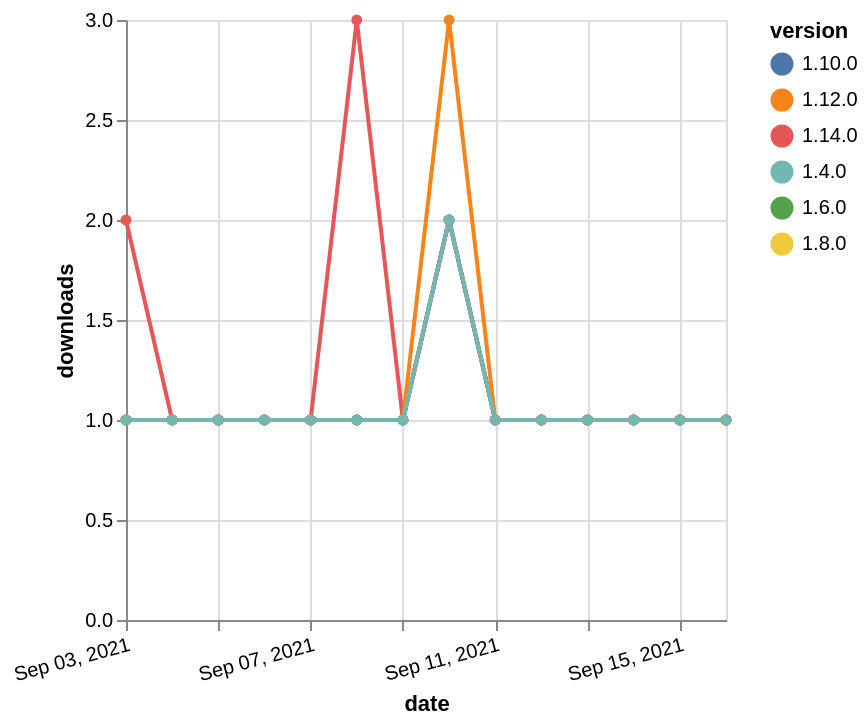

This figure's Vega-Lite source:
### Vega-Lite specification from a JSON file in a GitHub repository (floating-point values rounded to 4 significant figures)
{"$schema": "https://vega.github.io/schema/vega-lite/v5.json", "description": "A simple bar chart with embedded data.", "data": {"values": [{"date": "2021-09-03", "total": 200, "delta": 1, "version": "1.6.0"}, {"date": "2021-09-04", "total": 201, "delta": 1, "version": "1.6.0"}, {"date": "2021-09-05", "total": 202, "delta": 1, "version": "1.6.0"}, {"date": "2021-09-06", "total": 203, "delta": 1, "version": "1.6.0"}, {"date": "2021-09-07", "total": 204, "delta": 1, "version": "1.6.0"}, {"date": "2021-09-08", "total": 205, "delta": 1, "version": "1.6.0"}, {"date": "2021-09-09", "total": 206, "delta": 1, "version": "1.6.0"}, {"date": "2021-09-10", "total": 208, "delta": 2, "version": "1.6.0"}, {"date": "2021-09-11", "total": 209, "delta": 1, "version": "1.6.0"}, {"date": "2021-09-12", "total": 210, "delta": 1, "version": "1.6.0"}, {"date": "2021-09-13", "total": 211, "delta": 1, "version": "1.6.0"}, {"date": "2021-09-14", "total": 212, "delta": 1, "version": "1.6.0"}, {"date": "2021-09-15", "total": 213, "delta": 1, "version": "1.6.0"}, {"date": "2021-09-16", "total": 214, "delta": 1, "version": "1.6.0"}, {"date": "2021-09-03", "total": 188, "delta": 1, "version": "1.8.0"}, {"date": "2021-09-04", "total": 189, "delta": 1, "version": "1.8.0"}, {"date": "2021-09-05", "total": 190, "delta": 1, "version": "1.8.0"}, {"date": "2021-09-06", "total": 191, "delta": 1, "version": "1.8.0"}, {"date": "2021-09-07", "total": 192, "delta": 1, "version": "1.8.0"}, {"date": "2021-09-08", "total": 193, "delta": 1, "version": "1.8.0"}, {"date": "2021-09-09", "total": 194, "delta": 1, "version": "1.8.0"}, {"date": "2021-09-10", "total": 196, "delta": 2, "version": "1.8.0"}, {"date": "2021-09-11", "total": 197, "delta": 1, "version": "1.8.0"}, {"date": "2021-09-12", "total": 198, "delta": 1, "version": "1.8.0"}, {"date": "2021-09-13", "total": 199, "delta": 1, "version": "1.8.0"}, {"date": "2021-09-14", "total": 200, "delta": 1, "version": "1.8.0"}, {"date": "2021-09-15", "total": 201, "delta": 1, "version": "1.8.0"}, {"date": "2021-09-16", "total": 202, "delta": 1, "version": "1.8.0"}, {"date": "2021-09-03", "total": 170, "delta": 1, "version": "1.10.0"}, {"date": "2021-09-04", "total": 171, "delta": 1, "version": "1.10.0"}, {"date": "2021-09-05", "total": 172, "delta": 1, "version": "1.10.0"}, {"date": "2021-09-06", "total": 173, "delta": 1, "version": "1.10.0"}, {"date": "2021-09-07", "total": 174, "delta": 1, "version": "1.10.0"}, {"date": "2021-09-08", "total": 175, "delta": 1, "version": "1.10.0"}, {"date": "2021-09-09", "total": 176, "delta": 1, "version": "1.10.0"}, {"date": "2021-09-10", "total": 178, "delta": 2, "version": "1.10.0"}, {"date": "2021-09-11", "total": 179, "delta": 1, "version": "1.10.0"}, {"date": "2021-09-12", "total": 180, "delta": 1, "version": "1.10.0"}, {"date": "2021-09-13", "total": 181, "delta": 1, "version": "1.10.0"}, {"date": "2021-09-14", "total": 182, "delta": 1, "version": "1.10.0"}, {"date": "2021-09-15", "total": 183, "delta": 1, "version": "1.10.0"}, {"date": "2021-09-16", "total": 184, "delta": 1, "version": "1.10.0"}, {"date": "2021-09-03", "total": 128, "delta": 2, "version": "1.14.0"}, {"date": "2021-09-04", "total": 129, "delta": 1, "version": "1.14.0"}, {"date": "2021-09-05", "total": 130, "delta": 1, "version": "1.14.0"}, {"date": "2021-09-06", "total": 131, "delta": 1, "version": "1.14.0"}, {"date": "2021-09-07", "total": 132, "delta": 1, "version": "1.14.0"}, {"date": "2021-09-08", "total": 135, "delta": 3, "version": "1.14.0"}, {"date": "2021-09-09", "total": 136, "delta": 1, "version": "1.14.0"}, {"date": "2021-09-10", "total": 138, "delta": 2, "version": "1.14.0"}, {"date": "2021-09-11", "total": 139, "delta": 1, "version": "1.14.0"}, {"date": "2021-09-12", "total": 140, "delta": 1, "version": "1.14.0"}, {"date": "2021-09-13", "total": 141, "delta": 1, "version": "1.14.0"}, {"date": "2021-09-14", "total": 142, "delta": 1, "version": "1.14.0"}, {"date": "2021-09-15", "total": 143, "delta": 1, "version": "1.14.0"}, {"date": "2021-09-16", "total": 144, "delta": 1, "version": "1.14.0"}, {"date": "2021-09-03", "total": 203, "delta": 1, "version": "1.12.0"}, {"date": "2021-09-04", "total": 204, "delta": 1, "version": "1.12.0"}, {"date": "2021-09-05", "total": 205, "delta": 1, "version": "1.12.0"}, {"date": "2021-09-06", "total": 206, "delta": 1, "version": "1.12.0"}, {"date": "2021-09-07", "total": 207, "delta": 1, "version": "1.12.0"}, {"date": "2021-09-08", "total": 208, "delta": 1, "version": "1.12.0"}, {"date": "2021-09-09", "total": 209, "delta": 1, "version": "1.12.0"}, {"date": "2021-09-10", "total": 212, "delta": 3, "version": "1.12.0"}, {"date": "2021-09-11", "total": 213, "delta": 1, "version": "1.12.0"}, {"date": "2021-09-12", "total": 214, "delta": 1, "version": "1.12.0"}, {"date": "2021-09-13", "total": 215, "delta": 1, "version": "1.12.0"}, {"date": "2021-09-14", "total": 216, "delta": 1, "version": "1.12.0"}, {"date": "2021-09-15", "total": 217, "delta": 1, "version": "1.12.0"}, {"date": "2021-09-16", "total": 218, "delta": 1, "version": "1.12.0"}, {"date": "2021-09-03", "total": 246, "delta": 1, "version": "1.4.0"}, {"date": "2021-09-04", "total": 247, "delta": 1, "version": "1.4.0"}, {"date": "2021-09-05", "total": 248, "delta": 1, "version": "1.4.0"}, {"date": "2021-09-06", "total": 249, "delta": 1, "version": "1.4.0"}, {"date": "2021-09-07", "total": 250, "delta": 1, "version": "1.4.0"}, {"date": "2021-09-08", "total": 251, "delta": 1, "version": "1.4.0"}, {"date": "2021-09-09", "total": 252, "delta": 1, "version": "1.4.0"}, {"date": "2021-09-10", "total": 254, "delta": 2, "version": "1.4.0"}, {"date": "2021-09-11", "total": 255, "delta": 1, "version": "1.4.0"}, {"date": "2021-09-12", "total": 256, "delta": 1, "version": "1.4.0"}, {"date": "2021-09-13", "total": 257, "delta": 1, "version": "1.4.0"}, {"date": "2021-09-14", "total": 258, "delta": 1, "version": "1.4.0"}, {"date": "2021-09-15", "total": 259, "delta": 1, "version": "1.4.0"}, {"date": "2021-09-16", "total": 260, "delta": 1, "version": "1.4.0"}]}, "width": "container", "mark": {"type": "line", "point": {"filled": true}}, "encoding": {"x": {"field": "date", "type": "temporal", "timeUnit": "yearmonthdate", "title": "date", "axis": {"labelAngle": -15}}, "y": {"field": "delta", "type": "quantitative", "title": "downloads"}, "color": {"field": "version", "type": "nominal"}, "tooltip": {"field": "delta"}}}
